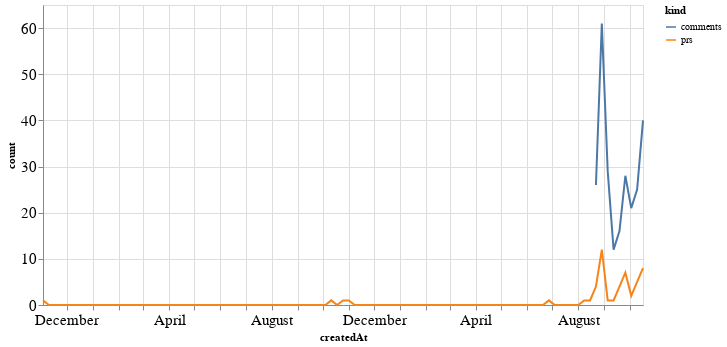

Notebook code cell kept with this figure:
### Code cell
alt.Chart(total_time, width=600).mark_line().encode(
    x='createdAt',
    y='count',
    color='kind'
)

### Figure 1 — Vega-Lite specification as saved in the notebook (floating-point values rounded to 4 significant figures; data arrays with more than 128 entries replaced by an {"elided": "..."} marker saying what was removed)
{"config": {"axisLeft": {"labelFontSize": 15}, "axisBottom": {"labelFontSize": 15}}, "data": {"name": "data-8cc3c734774157ceb682ea2496cd7def"}, "mark": "line", "encoding": {"color": {"type": "nominal", "field": "kind"}, "x": {"type": "temporal", "field": "createdAt"}, "y": {"type": "quantitative", "field": "count"}}, "width": 600, "$schema": "https://vega.github.io/schema/vega-lite/v4.8.1.json", "datasets": {"data-8cc3c734774157ceb682ea2496cd7def": {"elided": "206 records"}}}
